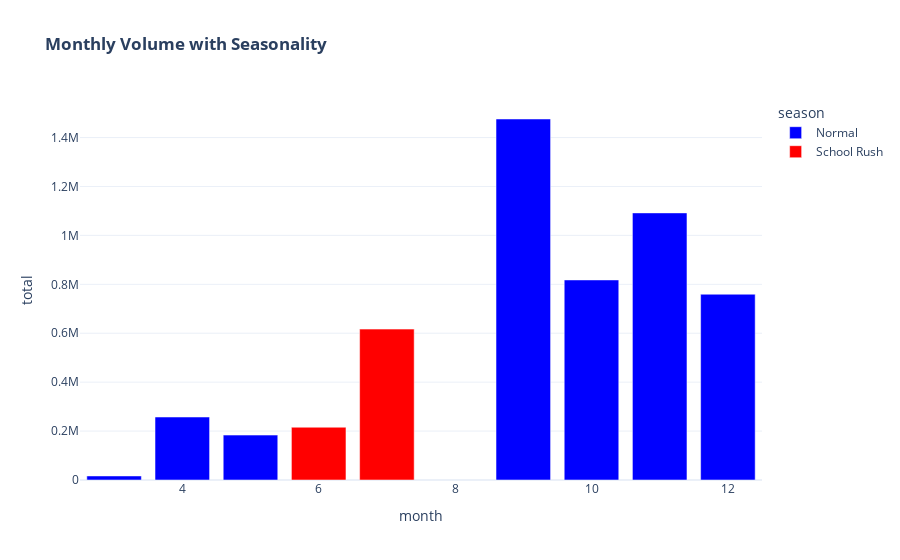

Notebook code for this chart:
### Markdown cell above
### 4.3 Pillar 3: Seasonality Detection (DIH)

Analyzing monthly patterns to detect **School Rush** (June-Aug)

### Code cell
# Seasonality Analysis
enrol_df['date'] = pd.to_datetime(enrol_df['date'], format='%d-%m-%Y', errors='coerce')
enrol_df['month'] = enrol_df['date'].dt.month

monthly = enrol_df.groupby('month')[['age_0_5', 'age_5_17', 'age_18_greater']].sum()
monthly['total'] = monthly.sum(axis=1)
monthly['season'] = monthly.index.map(lambda m: 'School Rush' if m in [6,7,8] else 'Normal')
monthly = monthly.reset_index()

fig_season = px.bar(
    monthly, x='month', y='total', color='season',
    title='<b>Monthly Volume with Seasonality</b>',
    template='plotly_white',
    color_discrete_map={'School Rush': 'red', 'Normal': 'blue'}
)
fig_season.show()

### Figure 1 — Plotly figure (JSON) as saved in the notebook; plotly's stock layout.template omitted (floating-point values rounded to 4 significant figures)
{"data": [{"hovertemplate": "season=Normal<br>month=%{x}<br>total=%{y}<extra></extra>", "legendgroup": "Normal", "marker": {"color": "blue", "pattern": {"shape": ""}}, "name": "Normal", "orientation": "v", "showlegend": true, "textposition": "auto", "type": "bar", "x": [3, 4, 5, 9, 10, 11, 12], "xaxis": "x", "y": [16582, 257438, 183616, 1475867, 817919, 1091996, 759464], "yaxis": "y"}, {"hovertemplate": "season=School Rush<br>month=%{x}<br>total=%{y}<extra></extra>", "legendgroup": "School Rush", "marker": {"color": "red", "pattern": {"shape": ""}}, "name": "School Rush", "orientation": "v", "showlegend": true, "textposition": "auto", "type": "bar", "x": [6, 7], "xaxis": "x", "y": [215734, 616868], "yaxis": "y"}], "layout": {"barmode": "relative", "legend": {"title": {"text": "season"}, "tracegroupgap": 0}, "title": {"text": "<b>Monthly Volume with Seasonality</b>"}, "xaxis": {"anchor": "y", "domain": [0.0, 1.0], "title": {"text": "month"}}, "yaxis": {"anchor": "x", "domain": [0.0, 1.0], "title": {"text": "total"}}}}
